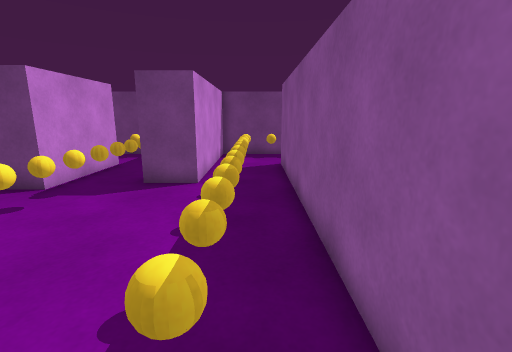
View 1 (above)

18 first-person views from a walk through a scene from a Unity 3-D project. The camera is 1.2 m above the floor, tilts 12° down and sees 85° across. The floor is counted in squares, 0.5 m on a side. Each view is taken from the middle of a square. On the plan, view 1 faces up. The plan holds only what a view shows up to about 18 squares ahead; the rest is blank.

View 2
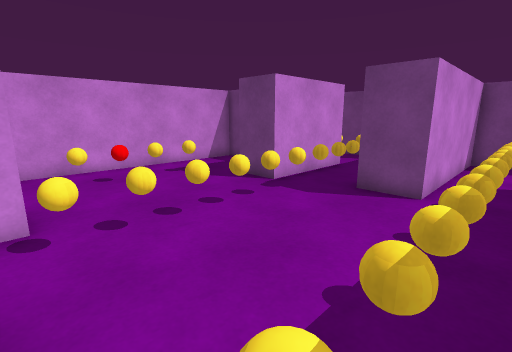

View 3
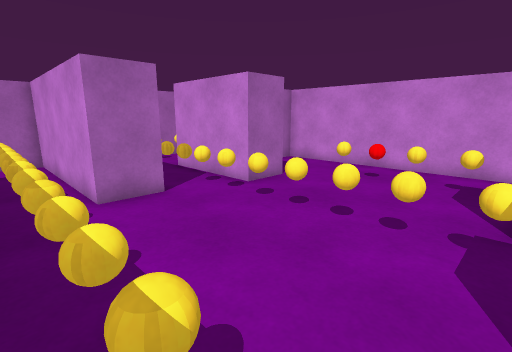

View 4
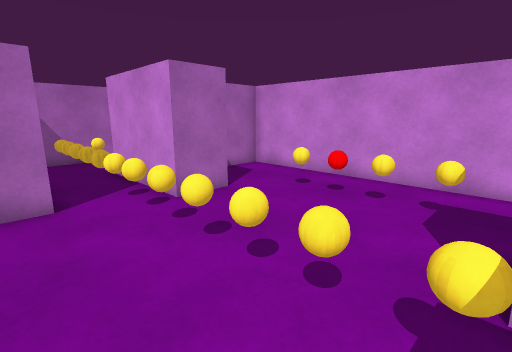

View 5
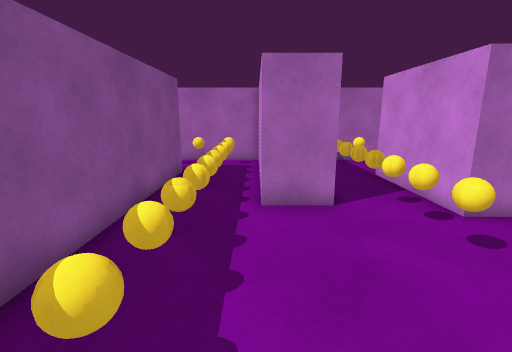

View 6
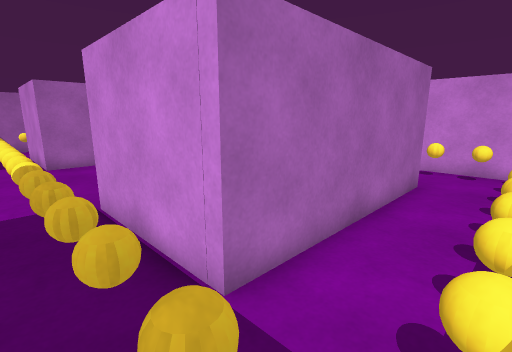

View 7
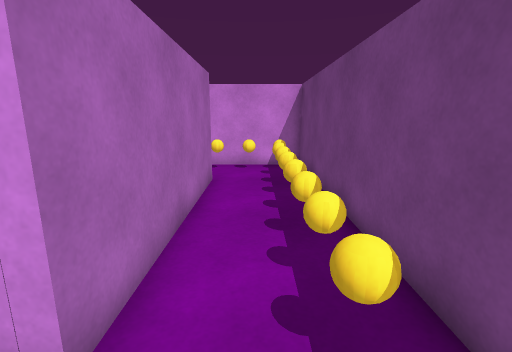

View 8
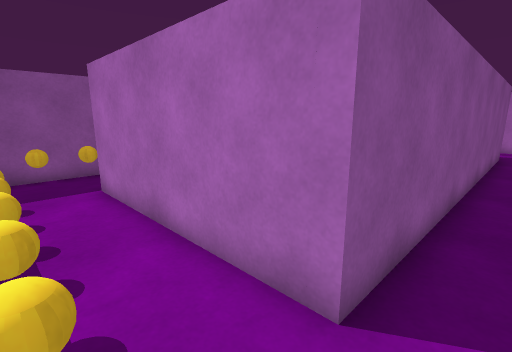

View 9
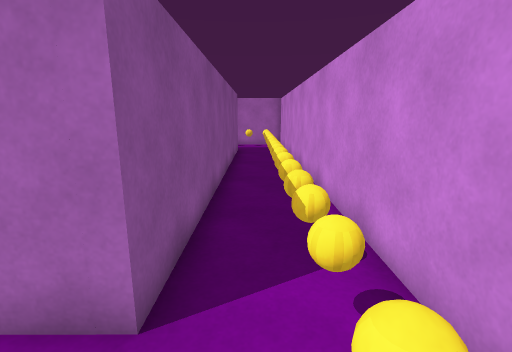

View 10
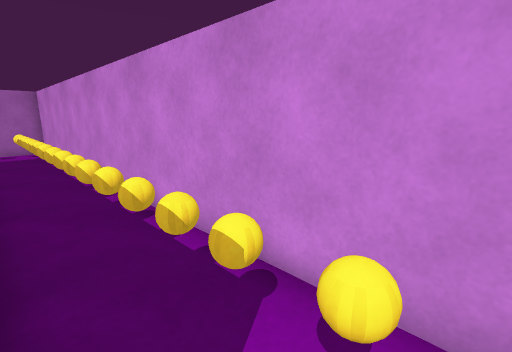

View 11
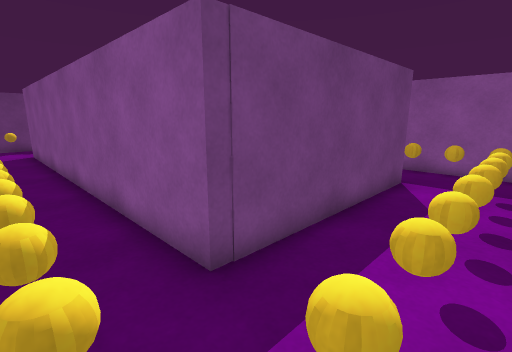

View 12
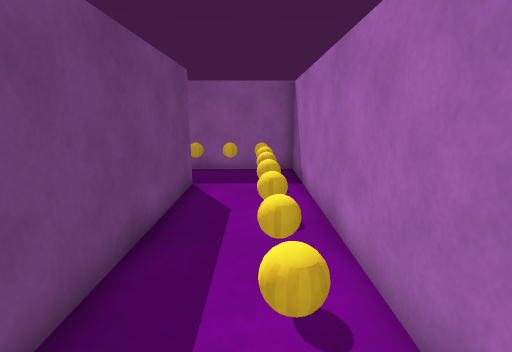

View 13
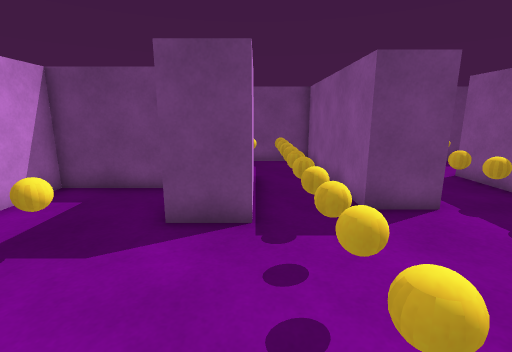

View 14
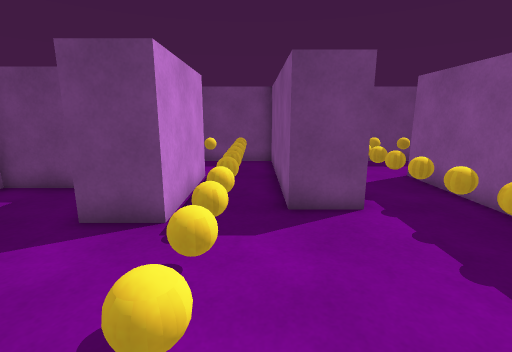

View 15
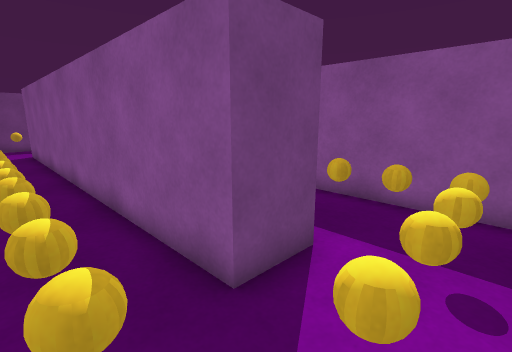

View 16
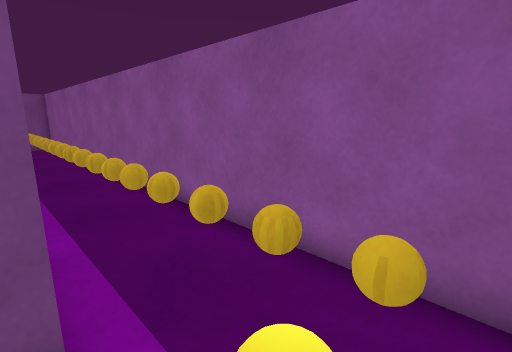

View 17
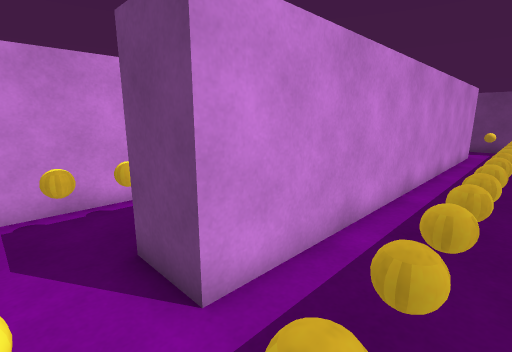

View 18
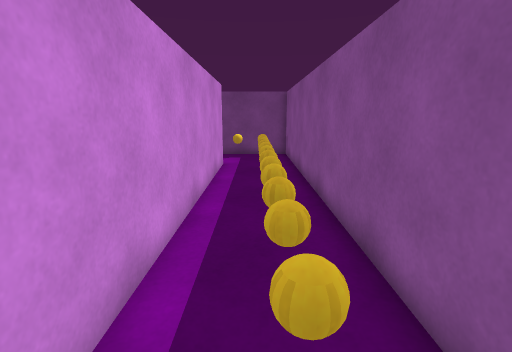

### Floor plan
Points are (right, up) in squares from view 1. A wall is a line through its corners. A room is listed if a view was taken in it or the views show most of it. See-through windows are left out.
Room 1 (views 1, 15, 16, 17, 18)
walls: (-2.1, 0.6) (-2.1, -7.7) (2.2, -7.7); (3.3, 14.5) (3.3, -4.3) (1.3, -4.3) (1.3, 0.4); (7, -7.1) (7, 18.2) (-2.1, 18.2) (-2.1, 15.5)
ways out: opening at (-0.5, 1) to room 2; opening at (-0.5, 14.5) to room 2
objects: other object (-1, -6); ball (-1, -5); ball (-1, -4); ball (-1, -2); ball (-1, -1); other object (-1, 16); other object (-1, 17); ball (1, -6); other object (1, 17); ball (2, -6); other object (2, 17); ball (4, -6); other object (4, 17); ball (5, -6); ball (5, -5); ball (5, -4); ball (5, -2); ball (5, -1); ball (5, 1); ball (5, 2); ball (5, 3); ball (5, 5); ball (5, 6); ball (5, 7); other object (5, 9); other object (5, 10); other object (5, 12); other object (5, 13); other object (5, 14); other object (5, 16); other object (5, 17)
Room 2 (views 2, 3, 4, 5, 6, 7, 8, 9, 10, 11, 12, 13, 14)
walls: (-4.2, 0.6) (-2.1, 0.6); (-10.1, 12.3) (-13.7, 12.3) (-13.7, -1.7) (-11.6, -1.7); (-7.1, -3.2) (-7.1, -3.7) (-15.7, -3.7) (-15.7, 14.3) (-7.1, 14.3) (-7.1, 13.9); (1.3, 0.4) (1.3, 14.5); (-2.1, 15.5) (-2.1, 10) (-4.1, 10) (-4.1, 18.2) (-19.2, 18.2) (-19.2, -7.7) (-4.1, -7.7) (-4.1, -2.8)
ways out: opening at (-0.5, 1) to room 1; opening at (-0.5, 14.5) to room 1
objects: other object (-18, -6); ball (-18, -5); ball (-18, -4); ball (-18, -2); ball (-18, -1); other object (-18, 0); other object (-18, 2); ball (-18, 3); ball (-18, 5); ball (-18, 6); ball (-18, 7); ball (-18, 9); ball (-18, 10); ball (-18, 12); ball (-18, 13); ball (-18, 14); ball (-18, 16); other object (-18, 17); ball (-16, -6); other object (-16, 17); ball (-15, -6); ball (-15, 17); ball (-13, -6); ball (-13, 17); ball (-12, -6); ball (-12, 17); ball (-11, 3); red ball (-11, 5); ball (-11, 6); ball (-11, 8); ball (-10, -6); ball (-10, 17); ball (-9, -6); purple block (-9, -1) to (-7, 2); purple block (-9, 9) to (-7, 12); ball (-9, 17); ball (-7, -6); ball (-7, 17); other object (-6, -6); ball (-6, -5); ball (-6, -4); ball (-6, -2); ball (-6, -1); ball (-6, 1); ball (-6, 2); ball (-6, 3); ball (-6, 5); ball (-6, 6); ball (-6, 7); ball (-6, 9); ball (-6, 10); ball (-6, 12); ball (-6, 13); ball (-6, 14); ball (-6, 16); other object (-6, 17); ball (-1, 1); ball (-1, 2); ball (-1, 3); ball (-1, 5); ball (-1, 6); ball (-1, 7); ball (-1, 9); ball (-1, 10); ball (-1, 12); ball (-1, 13); other object (-1, 14)

Positions as (right, up) in squares from view 1, and headings:
1: (0, 0), facing up
2: (0, 1), facing up-left
3: (0, 9), facing down-left
4: (-3, 9), facing down-left
5: (-2, 8), facing down
6: (-5, 17), facing down-left
7: (-5, 16), facing left
8: (-17, 17), facing down-right
9: (-17, 17), facing down
10: (-16, 15), facing down-left
11: (-18, -7), facing up-right
12: (-17, -6), facing right
13: (-7, 3), facing up
14: (-5, 3), facing up
15: (-1, -7), facing up-right
16: (3, -7), facing up-right
17: (6, -6), facing up-left
18: (5, 0), facing up
